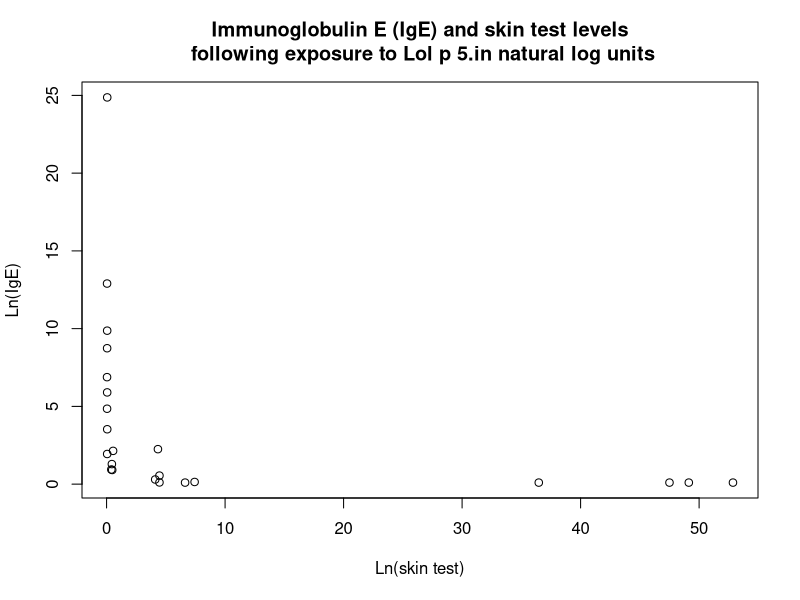
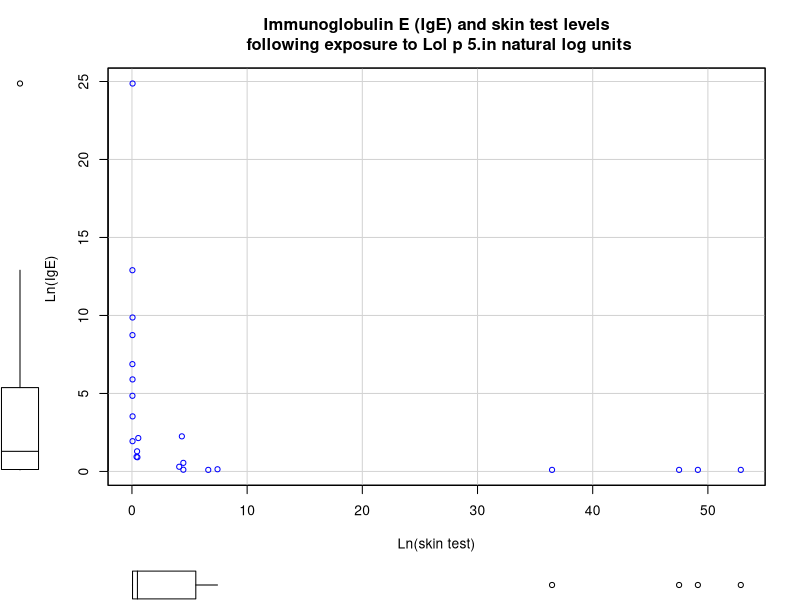
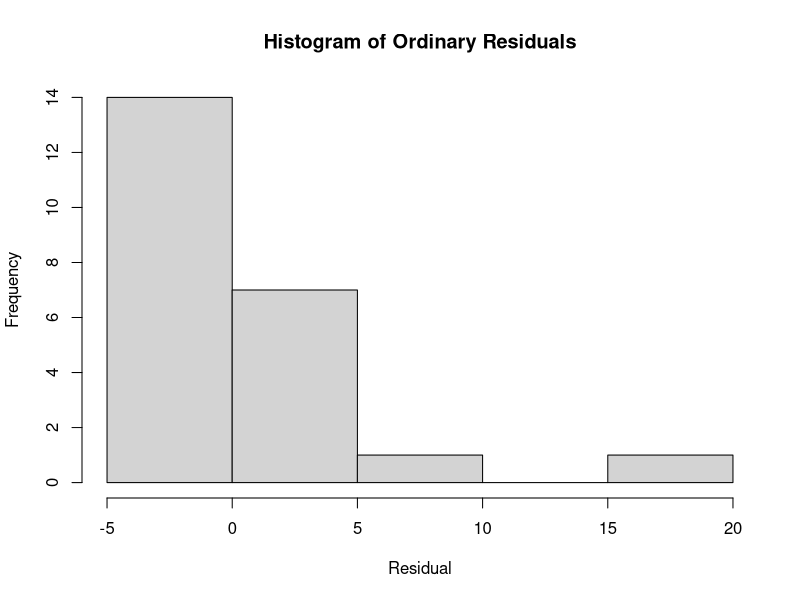
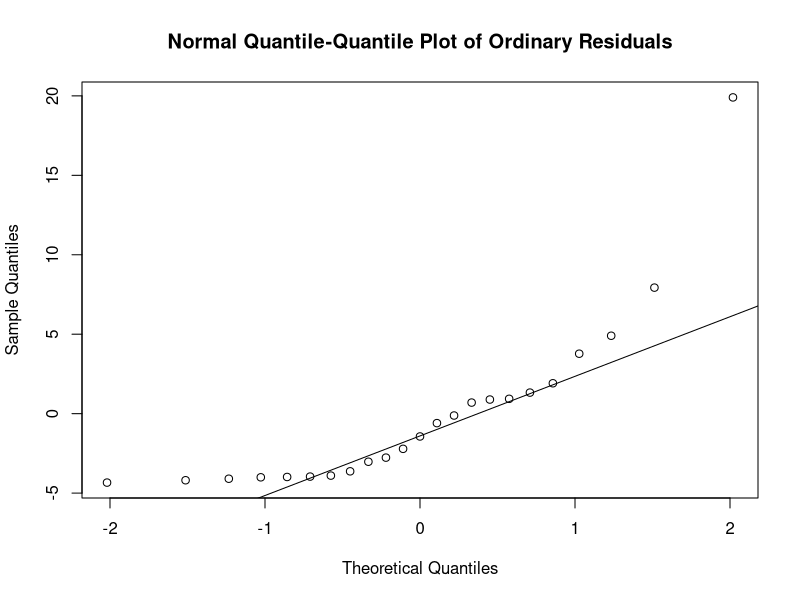
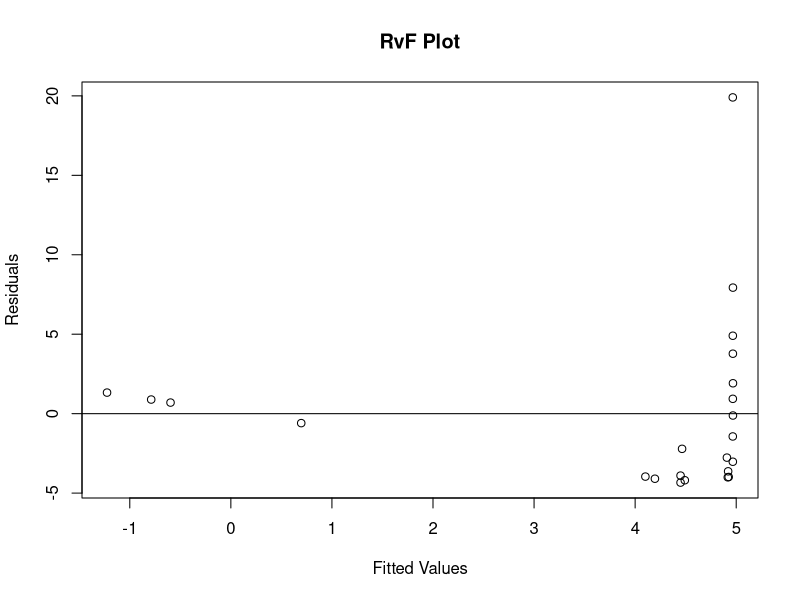
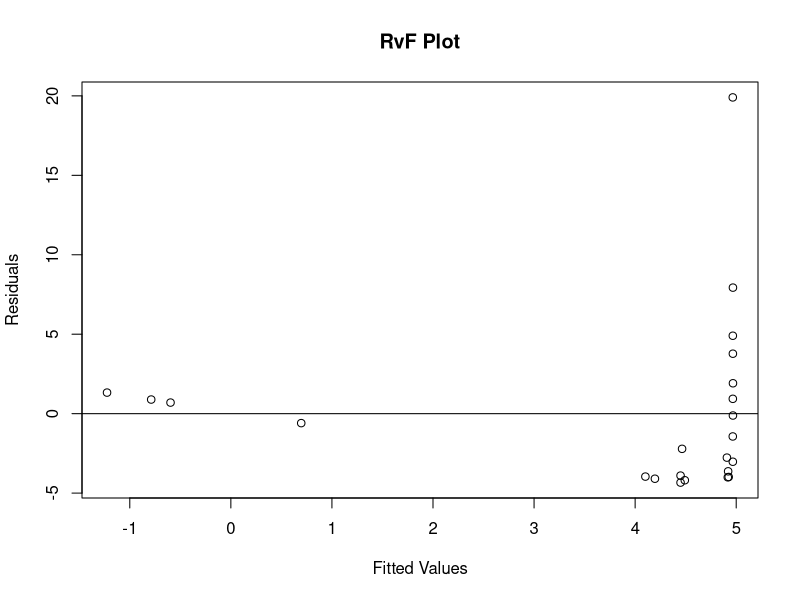

Here is the R script that generated these plots, in order:
## ---- chunk 1
knitr::opts_chunk$set(echo = TRUE)
## ---- chunk 2
setwd("D:/git/DPH112-xjtlu/week04")
## ---- chunk 3
IGE <- c(24.87,12.90,9.87,8.74,6.88,5.90,4.85,3.53,2.25,2.14,1.94,1.29,0.94,0.91,0.55,0.30,0.14,0.11,0.10,0.10,0.10,0.10,0.10)
SKIN <- c(0.055,0.041034,0.050909,0.046,0.039032,0.050909,0.042142,0.055,4.333333,0.55,0.050909,0.446153,0.4,0.475,4.461538,4.103448,7.428571,4.461538,6.625,49.13043,36.47058,52.85714,47.5)
mydata <- data.frame(IGE,SKIN)
str(mydata)
head(mydata)
## ---- chunk 4
plot(IGE ~ SKIN, data = mydata,
     main = "Immunoglobulin E (IgE) and skin test levels\n following exposure to Lol p 5.in natural log units",
     xlab = "Ln(skin test)",
     ylab = "Ln(IgE)")
## ---- chunk 5
if(!require(car)){install.packages("car")}
library(car)
scatterplot(IGE ~ SKIN, data = mydata,smooth = FALSE, regLine=FALSE,
     main = "Immunoglobulin E (IgE) and skin test levels\n following exposure to Lol p 5.in natural log units",
     ylab = "Ln(IgE) ",
     xlab = "Ln(skin test)")
## ---- chunk 6
mydata.LM <- lm(IGE ~ SKIN,data = mydata)
summary(mydata.LM)
## ---- chunk 7
confint(mydata.LM, level = 0.90)
## ---- chunk 8
mydata.RESID <- resid(mydata.LM)
hist(mydata.RESID, 
     main = "Histogram of Ordinary Residuals",
     xlab = "Residual")
qqnorm(mydata.RESID,
       main = "Normal Quantile-Quantile Plot of Ordinary Residuals")
qqline(mydata.RESID)
## ---- chunk 9
FITTED <- predict(mydata.LM,type = "response")
RESID <- resid(mydata.LM)
mydata2 <- cbind(mydata,FITTED, RESID)
str(mydata2)
head(mydata2)
plot(RESID ~ FITTED,data = mydata2,
     main = "RvF Plot",
     ylab = "Residuals",
     xlab = "Fitted Values")
abline(h=0)
## ---- chunk 10
plot(RESID ~ FITTED, data = mydata2,
     main = "RvF Plot",
     ylab = "Residuals",
     xlab = "Fitted Values")
abline(h=0)
## ---- chunk 11
predict(mydata.LM, data.frame(SKIN = 0.1), interval = "prediction", level = 0.90)
## ---- chunk 12
predict(mydata.LM, data.frame(SKIN = 0.1), interval = "confidence", level = 0.90)
